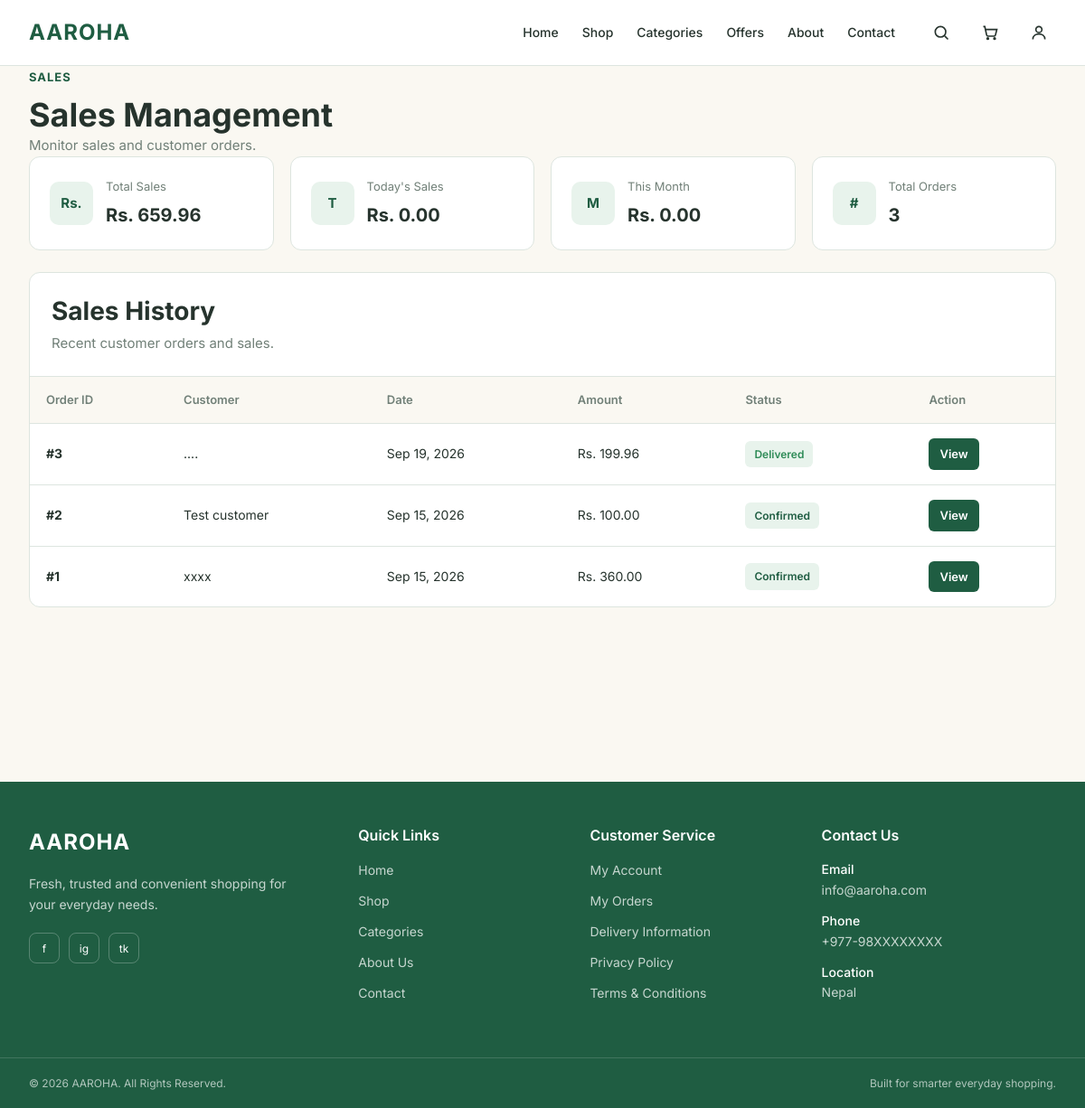
The app's page /accounts/sales/ (signed in), older data.
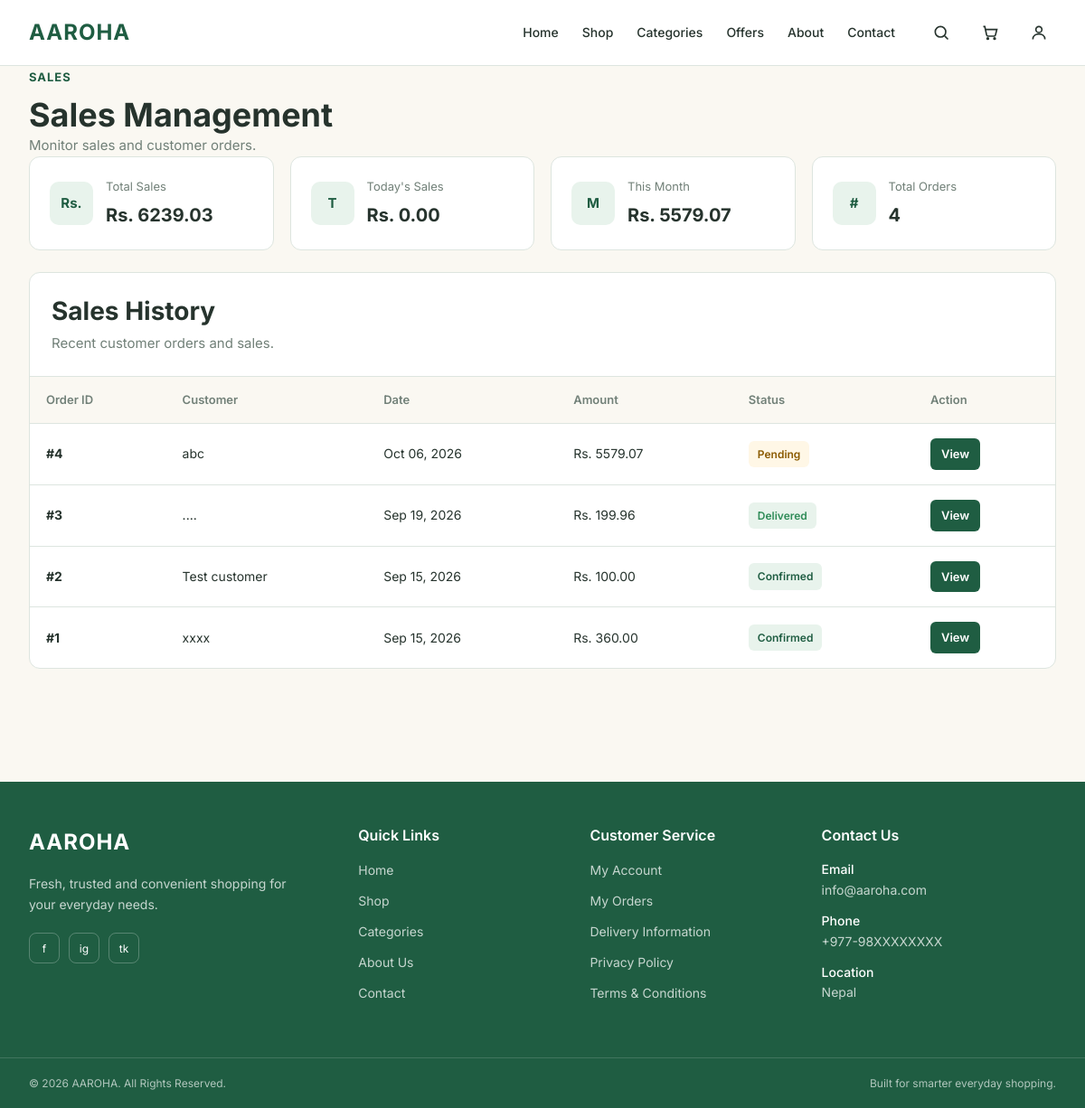
The same page, newer data.
### orders/models.py (models this page shows, shortened)
class Order(models.Model):
    STATUS_CHOICES = [
        ('Pending', 'Pending'),
        ('Confirmed', 'Confirmed'),
        ('Processing', 'Processing'),
        ('Shipped', 'Shipped'),
        ('Delivered', 'Delivered'),
        ('Cancelled', 'Cancelled'),
    ]
    user = models.ForeignKey(
        User,
        on_delete=models.CASCADE,
        related_name='orders'
    )
    rider = models.ForeignKey(
    User,
    on_delete=models.SET_NULL,
    null=True,
    blank=True,
    related_name='assigned_orders'
)
    customer_name = models.CharField(max_length=150)
    phone = models.CharField(max_length=20)
    address = models.TextField()
    city = models.CharField(max_length=100)
    total_amount = models.DecimalField(
        max_digits=10,
        decimal_places=2
    )
    status = models.CharField(
        max_length=20,
        choices=STATUS_CHOICES,
        default='Pending'
    )
    created_at = models.DateTimeField(auto_now_add=True)
    updated_at = models.DateTimeField(auto_now=True)

### accounts/views.py (the view, shortened to what this page needs)
# urls.py: path('sales/', views.sales_management, name='sales_management'),
@login_required
def sales_management(request):
    from orders.models import Order
    from django.db.models import Sum
    from django.utils import timezone
    from datetime import datetime
    if request.user.is_superuser:
        pass
    orders = Order.objects.all().order_by('-created_at')
    total_sales = (
        Order.objects
        .exclude(status='Cancelled')
        .aggregate(
            total=Sum('total_amount')
        )['total'] or 0
    )
    today = timezone.localdate()
    today_sales = (
        Order.objects
        .filter(
            created_at__date=today
        )
        .exclude(status='Cancelled')
        .aggregate(
            total=Sum('total_amount')
        )['total'] or 0
    )
    month_start = datetime(
        today.year,
        today.month,
        1
    )
    month_sales = (
        Order.objects
        .filter(
            created_at__gte=month_start
        )
        .exclude(status='Cancelled')
        .aggregate(
            total=Sum('total_amount')
        )['total'] or 0
    )
    total_orders = Order.objects.count()
    context = {
        'orders': orders,
        'total_sales': total_sales,
        'today_sales': today_sales,
        'month_sales': month_sales,
        'total_orders': total_orders,
    }
    return render(
        request,
        'accounts/sales_management.html',
        context
    )

### templates/accounts/sales_management.html (shortened to what the changed rows need)
{% extends 'base.html' %}
{% block content %}
<section class="page-section">
    <div class="container">
        <div class="page-header">
            <div>
                <h1>
                    Sales Management
                </h1>
            </div>
        </div>
        <div class="sales-statistics">
            <div class="sales-stat-card">
                <div>
                    <span>
                        Total Sales
                    </span>
                    <strong>
                        Rs. {{ total_sales|floatformat:2 }}
                    </strong>
                </div>
            </div>
            <div class="sales-stat-card">
                <div>
                    <span>
                        This Month
                    </span>
                    <strong>
                        Rs. {{ month_sales|floatformat:2 }}
                    </strong>
                </div>
            </div>
            <div class="sales-stat-card">
                <div>
                    <span>
                        Total Orders
                    </span>
                    <strong>
                        {{ total_orders }}
                    </strong>
                </div>
            </div>
        </div>
        <div class="sales-card">
            <div class="sales-card-header">
                <div>
                    <h2>
                        Sales History
                    </h2>
                </div>
            </div>
            {% if orders %}
            <div class="sales-table-wrapper">
                <table class="sales-table">
                    <thead>
                        <tr>
                            <th>
                                Order ID
                            </th>
                            <th>
                                Customer
                            </th>
                            <th>
                                Date
                            </th>
                            <th>
                                Amount
                            </th>
                            <th>
                                Status
                            </th>
                            <th>
                                Action
                            </th>
                        </tr>
                    </thead>
                    <tbody>
                        {% for order in orders %}
                        <tr>
                            <td>
                                <strong>
                                    #{{ order.id }}
                                </strong>
                            </td>
                            <td>
                                {{ order.customer_name }}
                            </td>
                            <td>
                                {{ order.created_at|date:"M d, Y" }}
                            </td>
                            <td>
                                Rs. {{ order.total_amount|floatformat:2 }}
                            </td>
                            <td>
                                <span class="sales-status {{ order.status|lower }}">
                                    {{ order.status }}
                                </span>
                            </td>
                            <td>
                                <a
                                   href="{% url 'sales_detail' order.id %}"
                                   class="sales-view-button"
                                >
                                    View
                                </a>
                            </td>
                        </tr>
                        {% endfor %}
                    </tbody>
                </table>
            </div>
            {% endif %}
        </div>
    </div>
</section>
{% endblock %}

Row changes from the older to the newer data that the page shows:
added Order: id "4", customer_name "abc", created_at "Oct 06, 2026", total_amount "5579.07", status "Pending"
Text that changed along with them:
{{ total_sales|floatformat:2 }}: "659.96" → "6239.03"
{{ month_sales|floatformat:2 }}: "0.00" → "5579.07"
{{ total_orders }}: "3" → "4"
